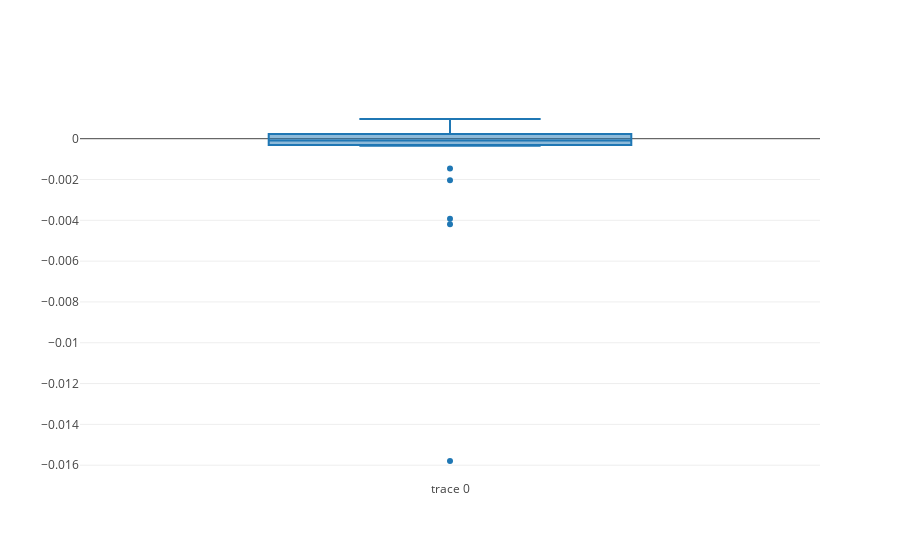

This figure's notebook cell:
### Code cell
trace0 = go.Box(
    y = (regr.predict(X_test) - Y_test)
)

data = [trace0]

plot.iplot(data)

### Figure 1 — Plotly figure (JSON) as saved in the notebook; plotly's stock layout.template omitted (floating-point values rounded to 4 significant figures)
{"data": [{"type": "box", "y": [-0.003917, -8.19e-05, -0.001456, 0.0004059, -7.16e-05, -0.0001792, -6.255e-05, -0.00419, 0.0002865, 0.0002253, -0.0001934, 0.000965, -0.0002033, 0.0007827, 0.0001002, -0.0001866, -6.956e-05, -8.957e-05, -0.0002007, -0.0003054, -0.002032, -0.01579, -0.0003066, 0.0001199, -0.0003275, 0.0003578, -0.0003403, 0.0002963, 0.0001142, 0.0004047]}], "layout": {}}
